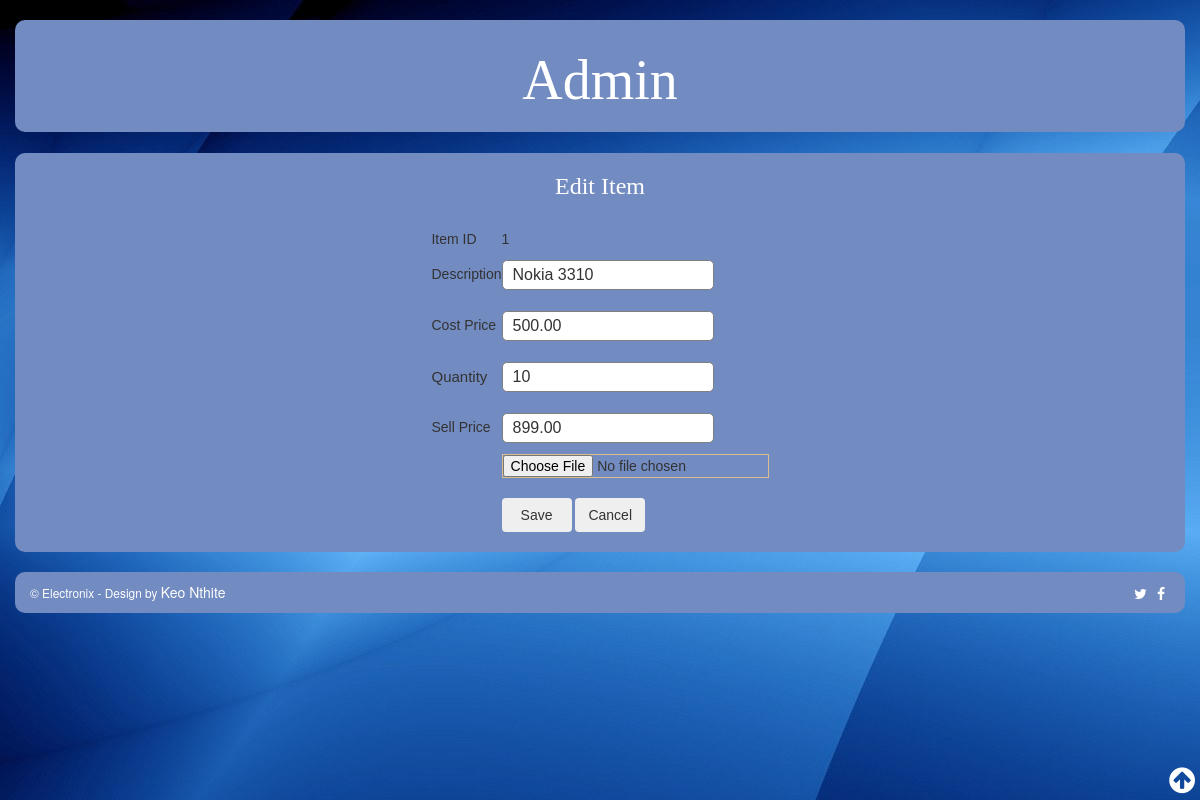
Page /editItem.php?id=1 on the committed database.
### tables this page shows
CREATE TABLE IF NOT EXISTS `tbl_item` (
  `ItemID` int(11) NOT NULL AUTO_INCREMENT,
  `Description` varchar(50) NOT NULL,
  `CostPrice` decimal(10,2) NOT NULL,
  `Quantity` int(11) NOT NULL,
  `SellPrice` decimal(10,2) NOT NULL,
  `Image` varchar(50) NOT NULL,
  PRIMARY KEY (`ItemID`)
);

### editItem.php (the view, shortened to what this page needs)
<?php
$db_host="us-cdbr-east-02.cleardb.com";
$db_username="babab8844655c8";
$db_password="fa85e879";
$db_name="heroku_1f84699d008c6be";
$db_connect = mysqli_connect($db_host, $db_username, $db_password, $db_name);
if(isset($_GET["id"]))
{
	$query = "SELECT * FROM tbl_item WHERE ItemID = ".$_GET['id'];
	$result = mysqli_query($db_connect, $query);
	 $editRow = mysqli_fetch_array($result);
}
?>
<!DOCTYPE html>
<html>
<head>
    <link href="css/bootstrap.min.css" rel="stylesheet">
    <link href="css/bootstrap-theme.min.css" rel="stylesheet">
    <link href="css/stylesheet.css" rel="stylesheet">
	<link rel="stylesheet" href="https://cdnjs.cloudflare.com/ajax/libs/font-awesome/4.7.0/css/font-awesome.min.css">
</head>
<body>
	<br/>
	<div class="container">
		<div id="top" class="row">
			<center><h1>Admin</h1></center>
		</div>
		<br/>
		<div class="row">
			<div id="content">
			<div class="container" style="width:750px;">
			<h3>Edit Item</h3>
			<br />
			<div class="products" >
				 <form method="post">
					 <center><table cellpadding="2" cellspacing="2">
						<tr>
							<td>Item ID</td>
							<td><?php echo $editRow['ItemID']; ?>
							</td>
						</tr>
						<tr>
							<td>Description</td>
							<td>
								<div class="input-group">
									<input type="text" name="description" value="<?php echo $editRow['Description'];?>">
							  	</div>
							</td>
						</tr>
							<tr>
							<td>Cost Price</td>
							<td>
								<div class="input-group">
									<input type="text" name="cost_price" value="<?php echo $editRow['CostPrice'];?>">
							  	</div>
							</td>
						</tr>
						<tr>
							<td style="font-size:15px">Quantity</td>
							<td>
								<div class="input-group">
									<input type="text" name="quantity" value="<?php echo $editRow['Quantity'];?>">
							  	</div>
							</td>
						</tr>
						<tr>
							<td>Sell Price</td>
							<td>
								<div class="input-group">
									<input type="text" name="sell_price" value="<?php echo $editRow['SellPrice'];?>">
							  	</div>
							</td>
						</tr>
						<tr>
							<td></td>
								<td><input type="file" id="image" value="<?php echo $editRow['Image'];?>" name="item_image" accept="images/*" >
								<br/>
							</td>
						</tr>
						<tr>
							<td>&nbsp;</td>
							<td>
				  				<button type="submit" class="btn" name="save" value="Save" style="width:70px;">Save</button>
				  				<button type="submit" class="btn" name="cancel" value="Cancel">Cancel</button>
							</td>
						</tr>
					</table></center>
				</form>
			</div>
			<br/>
			</div>
		</div>
	</div>
		<div class="row">
			<div id="footer" class="col-lg-12">
      			<small>
					&copy; Electronix - Design by <a class="designName" href="http:www.facebook.co.za/keoabetswenthite/" target="_blank">										Keo Nthite </a> <a href="http:facebook/electronix.com" class="fa fa-facebook" title="Facebook"></a> <a href="http:twitter/electronix.com" class="fa fa-twitter" title="Twitter"></a>
				</small>
			</div>
		</div>
	</div>
	<a href="#" class="back-to-top" style="display:inline">
		<i class="fa fa-arrow-circle-up"></i>
	</a>
</body>
</html>

### css/stylesheet.css (style rules this page uses)
#top { margin-bottom: 1px; padding: 10px; background:#728BC1; border-radius:10px; text-align:center; }
#content { border-radius:10px; background:#728BC1; Margin-bottom:20px; font-family:Arial, Helvetica, sans-serif; overflow:auto; overflow:hidden; }
h1, h2, h3 { color:white; font-weight:normal; font-family:Aref Ruqaa; text-align:center; }
.container h1 { font-family:"Times New Roman", Times, serif; font-size:56px; text-align:center; }
#footer { border-radius:10px; background:#728BC1; Padding-top:10px; padding-bottom:7px; color:#ffffff; Margin-bottom:15px; }
#footer a { color:#ffffff; font-size:14px; }
*.fa { border-radius:10px; background:#728BC1; Padding-top:5px; padding-bottom:5px; Margin:0px 5px; float:right; }
input, select, textarea { border: solid 1px #D9BF8F; Margin-top:1px; }
.back-to-top { background:none; margin:0px; position:fixed; bottom:0; right:0; width:40px; height:40px; z-index:100; display:none; color:white; }
.back-to-top i { font-size:30px; border-radius:40px; border:3px; background-color:transparent; color:white; }
.input-group { margin: 10px 0px 10px 0px; }
.input-group input { height: 30px; width: 93%; padding: 5px 10px; font-size: 16px; border-radius: 5px; border: 1px solid gray; }

### rows in the picture
tbl_item: ItemID "1", description "Nokia 3310", cost_price "500.00", quantity "10", sell_price "899.00"
